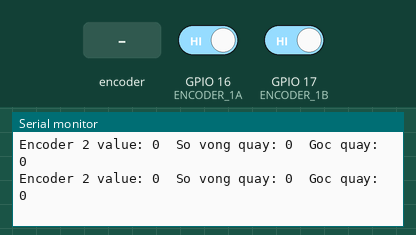
Bench run of a program on a simulated ESP32. On the bench: the last lines printed to the serial monitor. Inputs (shaded band) come from the test bench; at power-on: GPIO 16 (ENCODER_1A) HIGH, GPIO 17 (ENCODER_1B) HIGH.

Above: at 1.2 s.
1.3 s: rotary encoder on GPIO 16 (ENCODER_1A) / GPIO 17 (ENCODER_1B) turned 1 step (first pin leading)
At 2.2 s:
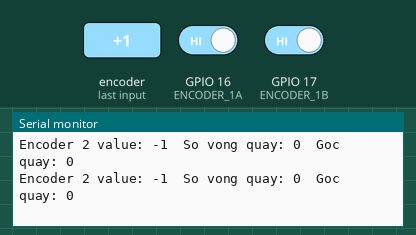
4.5 s: rotary encoder on GPIO 16 (ENCODER_1A) / GPIO 17 (ENCODER_1B) turned 1 step (first pin leading)
At 5.5 s:
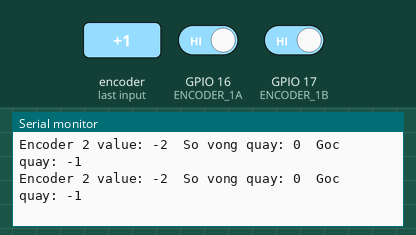
7.7 s: rotary encoder on GPIO 16 (ENCODER_1A) / GPIO 17 (ENCODER_1B) turned 2 steps (second pin leading)
At 8.6 s:
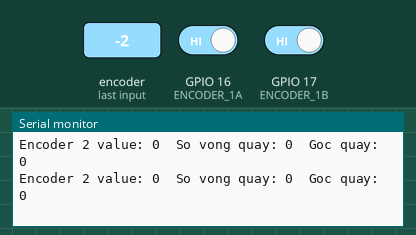
Timing chart, 0 to 10.5 s (numbered marks = the images above; inputs shaded):
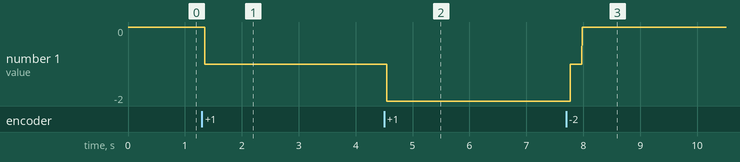

Measured:
- after the input at 1.3 s, the serial monitor: prints a new line after 0.05 s (image 1)
- after the input at 4.5 s, the serial monitor: prints a new line after 0.05 s (image 2)
- after the input at 7.7 s, the serial monitor: prints a new line after 0.08 s (image 3)
- plotted number 1: 0 → -1 after the input at 1.3 s, -1 → -2 after the input at 4.5 s

The program:

main.cpp
```cpp
#include <Arduino.h>
#define ENCODER_1A 16 // Pin for Encoder A yellow
#define ENCODER_1B 17 // Pin for Encoder B green

int pos = 0;
void readEncoder()
{
  int b = digitalRead(ENCODER_1B);
  if (b > 0)

  {
    pos++;
  }
  else
  {
    pos--;
  }
}
void setup()
{
  Serial.begin(115200);
  pinMode(ENCODER_1A, INPUT_PULLUP);
  pinMode(ENCODER_1B, INPUT_PULLUP);
  attachInterrupt(digitalPinToInterrupt(ENCODER_1A), readEncoder, RISING);
}

void loop()
{
  Serial.println("Encoder 2 value: " + String(pos) + "\tSo vong quay: " + String(pos/680) + "\tGoc quay: " + String(((pos % 680) * 360) / 680) );
}
```
